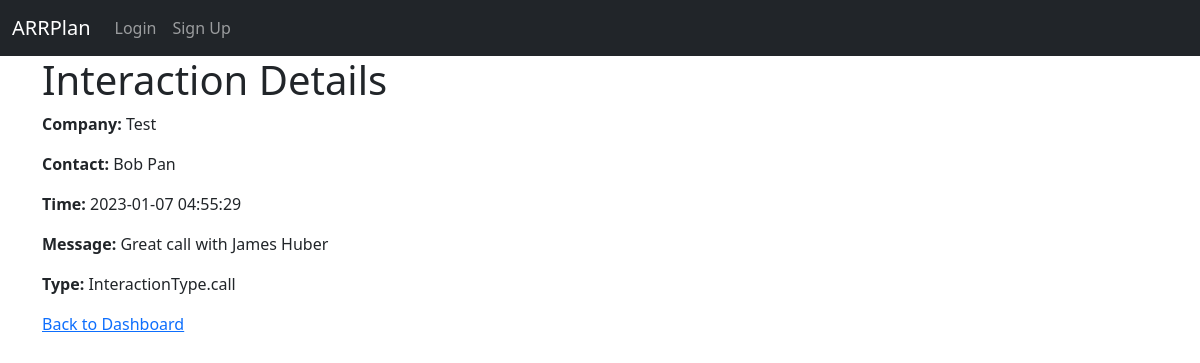
/interaction_details/1, run on the app's committed database.
### app/models.py (models this page shows, shortened)
class Account(db.Model):
    __tablename__ = 'account'
    Id = db.Column(db.String, primary_key=True)
    IsDeleted = db.Column(db.Boolean)
    MasterRecordId = db.Column(db.String)
    Name = db.Column(db.String)
    Type = db.Column(db.String)
    ParentId = db.Column(db.String)
    BillingStreet = db.Column(db.String)
    BillingCity = db.Column(db.String)
    BillingState = db.Column(db.String)
    BillingPostalCode = db.Column(db.String)
    BillingCountry = db.Column(db.String)
    BillingLatitude = db.Column(db.Float)
    BillingLongitude = db.Column(db.Float)
    BillingGeocodeAccuracy = db.Column(db.String)
    ShippingStreet = db.Column(db.String)
    ShippingCity = db.Column(db.String)
    ShippingState = db.Column(db.String)
    ShippingPostalCode = db.Column(db.String)
    ShippingCountry = db.Column(db.String)
    ShippingLatitude = db.Column(db.Float)
    ShippingLongitude = db.Column(db.Float)
    ShippingGeocodeAccuracy = db.Column(db.String)
    Phone = db.Column(db.String)
    Fax = db.Column(db.String)
    AccountNumber = db.Column(db.String)
    Website = db.Column(db.String)
    PhotoUrl = db.Column(db.String)
    Sic = db.Column(db.String)
    Industry = db.Column(db.String)
    AnnualRevenue = db.Column(db.Float)
    NumberOfEmployees = db.Column(db.Integer)
    Ownership = db.Column(db.String)
    TickerSymbol = db.Column(db.String)
    Description = db.Column(db.String)
    Rating = db.Column(db.String)
    Site = db.Column(db.String)
    OwnerId = db.Column(db.String)
    CreatedDate = db.Column(db.DateTime)
    CreatedById = db.Column(db.String)
    LastModifiedDate = db.Column(db.DateTime)
    LastModifiedById = db.Column(db.String)
    SystemModstamp = db.Column(db.DateTime)
    LastActivityDate = db.Column(db.Date)
    LastViewedDate = db.Column(db.Date)
    LastReferencedDate = db.Column(db.Date)
    Jigsaw = db.Column(db.String)
    JigsawCompanyId = db.Column(db.String)
    CleanStatus = db.Column(db.String)
    AccountSource = db.Column(db.String)
    DunsNumber = db.Column(db.String)
    Tradestyle = db.Column(db.String)
    NaicsCode = db.Column(db.String)
    NaicsDesc = db.Column(db.String)
    YearStarted = db.Column(db.String)
    SicDesc = db.Column(db.String)
    DandbCompanyId = db.Column(db.String)
    OperatingHoursId = db.Column(db.String)
    CustomerPriority__c = db.Column(db.String)
    SLA__c = db.Column(db.String)
    Active__c = db.Column(db.String)
    NumberofLocations__c = db.Column(db.Float)
    UpsellOpportunity__c = db.Column(db.String)
    SLASerialNumber__c = db.Column(db.String)
    SLAExpirationDate__c = db.Column(db.Date)
    Rank = db.Column(db.Integer)
    Notes = db.Column(db.Text)
    Score = db.Column(db.Float)
    Overview = db.Column(db.Text)
    Products = db.Column(db.Text)
    Market = db.Column(db.Text)
    Achievements = db.Column(db.Text)
    IndustryPain = db.Column(db.Text)
    Concerns = db.Column(db.Text)
    OperationalChallenges = db.Column(db.Text)
    LatestNews = db.Column(db.Text)
    RecentEvents = db.Column(db.Text)
    CustomerFeedback = db.Column(db.Text)
    RecentPartnerships = db.Column(db.Text)
    Recommendations = db.Column(db.Text)
    Headcount = db.Column(db.Integer)
    TechColumn = db.Column(db.String)
    IntegrationStatus = db.Column(db.Enum('integration', 'neutral', 'competitor', name='integration_status_enum'))
    SubIndustry = db.Column(db.String)

class Contact(db.Model):
    __tablename__ = 'contact'
    Id = db.Column(db.String, primary_key=True)
    IsDeleted = db.Column(db.Boolean)
    MasterRecordId = db.Column(db.String)
    AccountId = db.Column(db.String, db.ForeignKey('account.Id'))
    LastName = db.Column(db.String)
    FirstName = db.Column(db.String)
    Salutation = db.Column(db.String)
    Name = db.Column(db.String)
    MailingStreet = db.Column(db.String)
    MailingCity = db.Column(db.String)
    MailingState = db.Column(db.String)
    MailingPostalCode = db.Column(db.String)
    MailingCountry = db.Column(db.String)
    MailingLatitude = db.Column(db.Float)
    MailingLongitude = db.Column(db.Float)
    MailingGeocodeAccuracy = db.Column(db.String)
    Phone = db.Column(db.String)
    Fax = db.Column(db.String)
    MobilePhone = db.Column(db.String)
    HomePhone = db.Column(db.String)
    OtherPhone = db.Column(db.String)
    AssistantPhone = db.Column(db.String)
    ReportsToId = db.Column(db.String)
    Email = db.Column(db.String)
    Title = db.Column(db.String)
    Department = db.Column(db.String)
    AssistantName = db.Column(db.String)
    LeadSource = db.Column(db.String)
    Birthdate = db.Column(db.Date)
    Description = db.Column(db.String)
    OwnerId = db.Column(db.String)
    CreatedDate = db.Column(db.DateTime)
    CreatedById = db.Column(db.String)
    LastModifiedDate = db.Column(db.DateTime)
    LastModifiedById = db.Column(db.String)
    SystemModstamp = db.Column(db.DateTime)
    LastActivityDate = db.Column(db.Date)
    LastCURequestDate = db.Column(db.Date)
    LastCUUpdateDate = db.Column(db.Date)
    LastViewedDate = db.Column(db.Date)
    LastReferencedDate = db.Column(db.Date)
    EmailBouncedReason = db.Column(db.String)
    EmailBouncedDate = db.Column(db.Date)
    IsEmailBounced = db.Column(db.Boolean)
    PhotoUrl = db.Column(db.String)
    Jigsaw = db.Column(db.String)
    JigsawContactId = db.Column(db.String)
    CleanStatus = db.Column(db.String)
    IndividualId = db.Column(db.String)
    Level__c = db.Column(db.String)
    Languages__c = db.Column(db.String)
    JobRank = db.Column(db.Integer)
    Recommendation = db.Column(db.Text)
    IsPartnerRep = db.Column(db.Boolean, default=False)
    LinkedInUrl = db.Column(db.String)

class Interaction(db.Model):
    __tablename__ = 'interaction'
    id = db.Column(db.Integer, primary_key=True)
    interaction_type = db.Column(db.Enum(InteractionType))
    description = db.Column(db.String)
    timestamp = db.Column(db.DateTime, default=datetime.utcnow)
    account_id = db.Column(db.String, db.ForeignKey('account.Id'))
    user_id = db.Column(db.String, db.ForeignKey('users.id'))
    contactId = db.Column(db.String, db.ForeignKey('contact.Id'))
    account = db.relationship('Account', backref=db.backref('interactions', lazy=True))
    user = db.relationship('User', backref=db.backref('interactions', lazy=True))

### main.py (the view)
@app.route('/interaction_details/<int:interaction_id>')
def interaction_details(interaction_id):
    interaction = Interaction.query.get_or_404(interaction_id)
    account = Account.query.get(interaction.account_id)
    contact = Contact.query.get(interaction.contactId)
    return render_template('interaction_details.html', interaction=interaction, account=account, contact=contact,
                           interaction_id=interaction_id)

### templates/interaction_details.html
{% extends "base.html" %}
{% block content %}
    <div class="container">
        <h1>Interaction Details</h1>
        <p><strong>Company:</strong> {{ account.Name }}</p>
        <p><strong>Contact:</strong> {{ contact.Name }}</p>
        <p><strong>Time:</strong> {{ interaction.timestamp.strftime("%Y-%m-%d %H:%M:%S") }}</p>
        <p><strong>Message:</strong> {{ interaction.description }}</p>
        <p><strong>Type:</strong> {{ interaction.interaction_type }}</p>
        <a href="{{ url_for('sdr_dashboard') }}">Back to Dashboard</a>
    </div>
{% endblock %}

### data on the page
Account: Name "Test"
Contact: Name "Bob Pan"
Interaction: timestamp "2023-01-07 04:55:29", description "Great call with James Huber", interaction_type "InteractionType.call"
